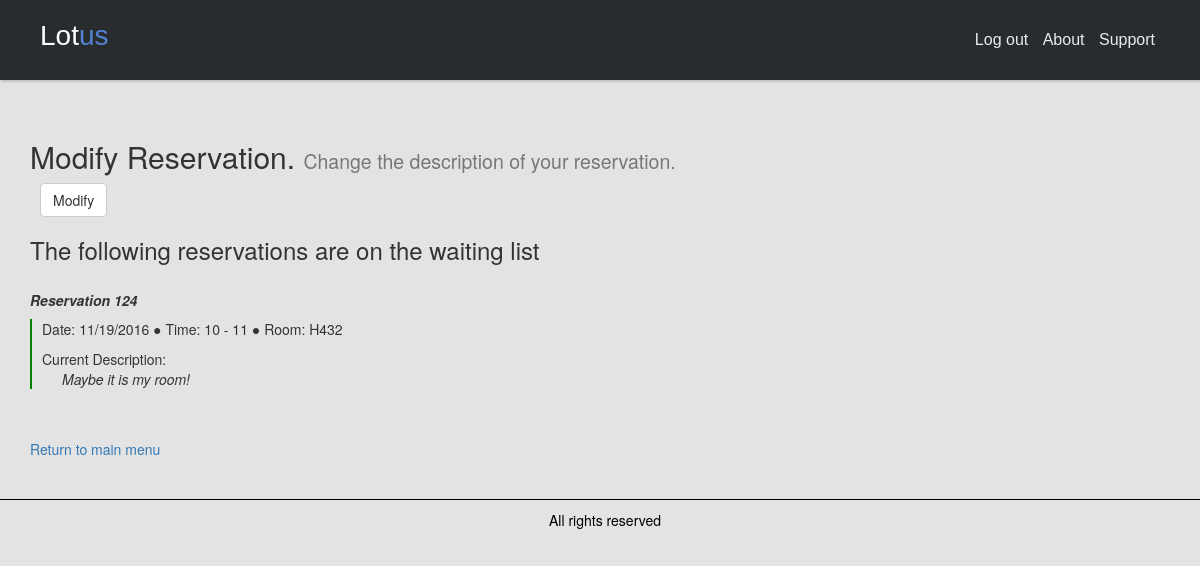
Page /modify_reservation.php (signed in) on the committed database.
### tables this page shows
CREATE TABLE Reservation(
  id INT (10) NOT NULL AUTO_INCREMENT,
  roomID VARCHAR (10) NOT NULL,
  loginID VARCHAR (25) NOT NULL,
  description VARCHAR (200) NOT NULL,
 
  FOREIGN KEY(roomID) REFERENCES Room(roomNumber)
      ON DELETE CASCADE
      ON UPDATE CASCADE,
  FOREIGN KEY(loginID) REFERENCES Login(userName)
      ON DELETE CASCADE
      ON UPDATE CASCADE,
  PRIMARY KEY(id)
);

CREATE TABLE TimeSlot(
  Tid INT (10) NOT NULL AUTO_INCREMENT,
  StartTime VARCHAR(10) NOT NULL,
  EndTime VARCHAR(10) NOT NULL,
  date VARCHAR (11) NOT NULL,
  ReservationID INT (10) NOT NULL,
  PRIMARY KEY(Tid),
  FOREIGN KEY(ReservationID) REFERENCES Reservation(id)
        ON DELETE CASCADE
        ON UPDATE CASCADE
);

### action_viewUserReservation.php (called while the page is built, shortened)
<?php
    include_once ('objects/WaitList.php');
    $user = $_SESSION['login_user'];
    $waitList = new WaitList();
    $waitList->updateWaitListByUser($user);
    $waitList_reservation = $waitList->getCalendar();
?>

### objects/WaitList.php (called while the page is built, shortened)
<?php
include_once (__DIR__.'/../connection.php');
include_once (__DIR__.'/TimeSlot.php');
include_once (__DIR__.'/Reservation.php');
class WaitList{
    private $reservations = [];
    public function updateWaitListByUser($user){
        $con = new Connection();
        $sql = "SELECT * FROM reservation
                    INNER JOIN timeslot ON reservation.id = timeslot.ReservationID
                    INNER JOIN waitList ON reservation.id = waitList.ReservationID
                    WHERE reservation.loginID='$user'";
        $con->setQuery($sql);
        $con->executeQuery();
        $result = $con->getResult();
        if ($result->num_rows > 0) {
            while($row = $result->fetch_assoc()) {
                $timeSlot = new TimeSlot($row["StartTime"],$row["EndTime"],$row["date"]);
                $reservation = new Reservation($row["roomID"],$timeSlot,$row["loginID"],$row["description"]);
                $reservation->setID($row["id"]);
                array_push($this->reservations, $reservation);
            }
        }
    }
    public function getCalendar(){
        $reservations = array();
        for ($i = 0; $i < sizeof($this->reservations); $i++){
            $reservation = array("room"=>$this->reservations[$i]->getRoom(),
                "start_time"=>$this->reservations[$i]->getTimeSlot()->getStart(),
                "end_time"=>$this->reservations[$i]->getTimeSlot()->getEnd(),
                "username"=>$this->reservations[$i]->getUser(),
                "description"=>$this->reservations[$i]->getDescription(),
                "date"=>$this->reservations[$i]->getTimeSlot()->getDate(),
                "id"=>$this->reservations[$i]->getID());
            array_push($reservations, $reservation);
        }
        return $reservations;
    }
}
?>

### objects/Reservation.php (called while the page is built, shortened)
<?php
include_once (__DIR__.'/../connection.php');
class Reservation{
    private $roomNumber;
    private $timeSlot;
    private $user;
    private $description;
    private $id;
    public function __construct($roomNumber, $timeSlot, $user, $description)
    {
        $this->roomNumber=$roomNumber;
        $this->timeSlot=$timeSlot;
        $this->user=$user;
        $this->description=$description;
    }
    public function getID(){
        return $this->id;
    }
    public function setID($id){
        $this->id=$id;
    }
    public function getRoom(){
        return $this->roomNumber;
    }
    public function getTimeSlot(){
        return $this->timeSlot;
    }
    public function getUser(){
        return $this->user;
    }
    public function getDescription(){
        return $this->description;
    }
}
?>

### connection.php (called while the page is built, shortened)
<?php
class Connection{
    public $servername = "localhost";
    protected $username = "root";
    protected $password = "";
    public $dbname = "conference";
    public $conn;
    protected $query;
    public function __construct()
    {
        $this->conn = new mysqli($this->servername, $this->username, $this->password, $this->dbname);
    }
    public function setQuery($query){
        $this->query=$query;
    }
    public function executeQuery(){
        $this->result=$this->conn->query($this->query);
        if($this->result){
            return true;
        }
        else{
            return false;
        }
    }
}
?>

### objects/TimeSlot.php (called while the page is built)
<?php
    class TimeSlot{
        private $startTime;
        private $endTime;
        private $date;
        public function __construct($startTime, $endTime, $date)
        {
            $this->startTime = $startTime;
            $this->endTime = $endTime;
            $this->date = $date;
        }
        public function getStart(){
            return $this->startTime;
        }
        public function getEnd(){
            return $this->endTime;
        }
        public function getDate(){
            return $this->date;
        }
    }
?>

### modify_reservation.php (the view, shortened to what this page needs)
<!DOCTYPE html>
<html lang="en">
<head>
    <link rel="stylesheet" type="text/css" href="assets/css/main.css">
    <link rel="stylesheet" href="https://maxcdn.bootstrapcdn.com/bootstrap/3.3.7/css/bootstrap.min.css">
    <link rel="stylesheet" href="https://maxcdn.bootstrapcdn.com/font-awesome/4.6.3/css/font-awesome.min.css">
    <link rel="stylesheet" type="text/css" href="assets/css/header.css">
</head>
<body style="background-color: #E3E3E3">
<header class="header-basic">
    <div class="header-limiter">
        <h1><a href="#">Lot<span>us</span></a></h1>
        <nav>
            <?php
                if(isset($_SESSION['login_user'])){
                    echo"
                                    <a href=\"logout.php\">Log out</a>
                                ";
                }else{
                    echo"
                                    <a href=\"login.php\">Log in</a>
                                ";
                }
            ?>
            <a href="#">About</a>
            <a href="#">Support</a>
        </nav>
    </div>
</header>
<div class="container" style="margin-top:40px;">
    <h2>Modify Reservation. <small>Change the description of your reservation.</small></h2>
    <?php
        include_once ('action_viewUserReservation.php');
    ?>
    <?php
            echo '<button class="btn btn-default btn-md" data-toggle="modal"
                  data-target="#modal">Modify</button>';
        echo "<h3>The following reservations are on the waiting list</h3>";
        foreach($waitList_reservation as $waitList){
            $id = $waitList['id'];
            $descp = $waitList['description'];
            $room = $waitList['room'];
            $time = $waitList['start_time'] . ' - ' . $waitList['end_time'];
            $date = $waitList['date'];
            echo '<h5><strong><i>Reservation ' . $id . '</i></strong></h5>';
            echo '<div id="display">';
            echo '<p>Date: '. $date . ' &#9679; Time: ' . $time .
                ' &#9679; Room: ' . $room . '</p>';
            echo '<p>Current Description: <br/><span style="margin-left: 20px;"><i>'
                . $descp . '</i></span></p>';
            echo '</div>';
        }
    ?>
    <br/><br/>
    <a href="booking.php">Return to main menu</a>
</div>
</body>
<footer>
    <p>All rights reserved</p>
</footer>
</body>
</html>

### assets/css/main.css (style rules this page uses)
footer { margin-top: 40px; clear: both; width: auto; height: 40px; padding: 10px; border-top: 1px solid #000; text-align: center; color: #000; }

### assets/css/header.css (style rules this page uses)
.header-basic { padding: 20px 40px; height: 80px; background-color: #292c2f; box-shadow: 1px 2px 2px rgba(0, 0, 0, 0.15); box-sizing: border-box; }
.header-basic .header-limiter { text-align: center; max-width: 1200px; margin: 0 auto; }
.header-basic .header-limiter h1 { line-height: 40px; float: left; margin: 0; font: normal 28px Cookie, Arial, Helvetica, sans-serif; }
.header-basic .header-limiter h1 span { color: #5383d3; }
.header-basic .header-limiter a { color: #ffffff; text-decoration: none; }
.header-basic .header-limiter nav { font:16px Arial, Helvetica, sans-serif; line-height: 40px; float: right; }
.header-basic .header-limiter nav a { display: inline-block; padding: 0 5px; text-decoration:none; color: #ffffff; font-size: 16px; opacity: 0.9; }

### modify_reservation.php (style rules this page uses)
#display { border-left: 2px solid green; border-spacing: 10px 10px; }
p { padding-left: 10px; }
h5 { margin-top: 30px; }
button { margin-left: 10px; }

### rows in the picture
reservation: id "124", timeslot.date "11/19/2016", timeslot.StartTime+EndTime "10 - 11", roomID "H432", description "Maybe it is my room!"
